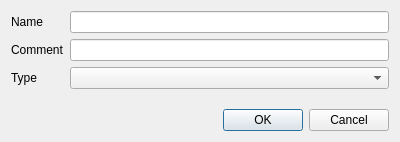
<?xml version="1.0" encoding="UTF-8"?>
<ui version="4.0">
 <class>IDlgEditFolder</class>
 <widget class="QDialog" name="IDlgEditFolder">
  <property name="geometry">
   <rect>
    <x>0</x>
    <y>0</y>
    <width>400</width>
    <height>142</height>
   </rect>
  </property>
  <property name="windowTitle">
   <string>Edit folder ...</string>
  </property>
  <layout class="QVBoxLayout" name="verticalLayout">
   <item>
    <layout class="QFormLayout" name="formLayout">
     <item row="0" column="0">
      <widget class="QLabel" name="label">
       <property name="text">
        <string>Name</string>
       </property>
      </widget>
     </item>
     <item row="0" column="1">
      <widget class="QLineEdit" name="lineName"/>
     </item>
     <item row="1" column="0">
      <widget class="QLabel" name="label_2">
       <property name="text">
        <string>Comment</string>
       </property>
      </widget>
     </item>
     <item row="1" column="1">
      <widget class="QLineEdit" name="lineComment"/>
     </item>
     <item row="2" column="0">
      <widget class="QLabel" name="label_3">
       <property name="text">
        <string>Type</string>
       </property>
      </widget>
     </item>
     <item row="2" column="1">
      <widget class="QComboBox" name="comboType"/>
     </item>
    </layout>
   </item>
   <item>
    <widget class="QDialogButtonBox" name="buttonBox">
     <property name="orientation">
      <enum>Qt::Horizontal</enum>
     </property>
     <property name="standardButtons">
      <set>QDialogButtonBox::Cancel|QDialogButtonBox::Ok</set>
     </property>
    </widget>
   </item>
  </layout>
 </widget>
 <resources/>
 <connections>
  <connection>
   <sender>buttonBox</sender>
   <signal>accepted()</signal>
   <receiver>IDlgEditFolder</receiver>
   <slot>accept()</slot>
   <hints>
    <hint type="sourcelabel">
     <x>248</x>
     <y>254</y>
    </hint>
    <hint type="destinationlabel">
     <x>157</x>
     <y>274</y>
    </hint>
   </hints>
  </connection>
  <connection>
   <sender>buttonBox</sender>
   <signal>rejected()</signal>
   <receiver>IDlgEditFolder</receiver>
   <slot>reject()</slot>
   <hints>
    <hint type="sourcelabel">
     <x>316</x>
     <y>260</y>
    </hint>
    <hint type="destinationlabel">
     <x>286</x>
     <y>274</y>
    </hint>
   </hints>
  </connection>
 </connections>
</ui>
